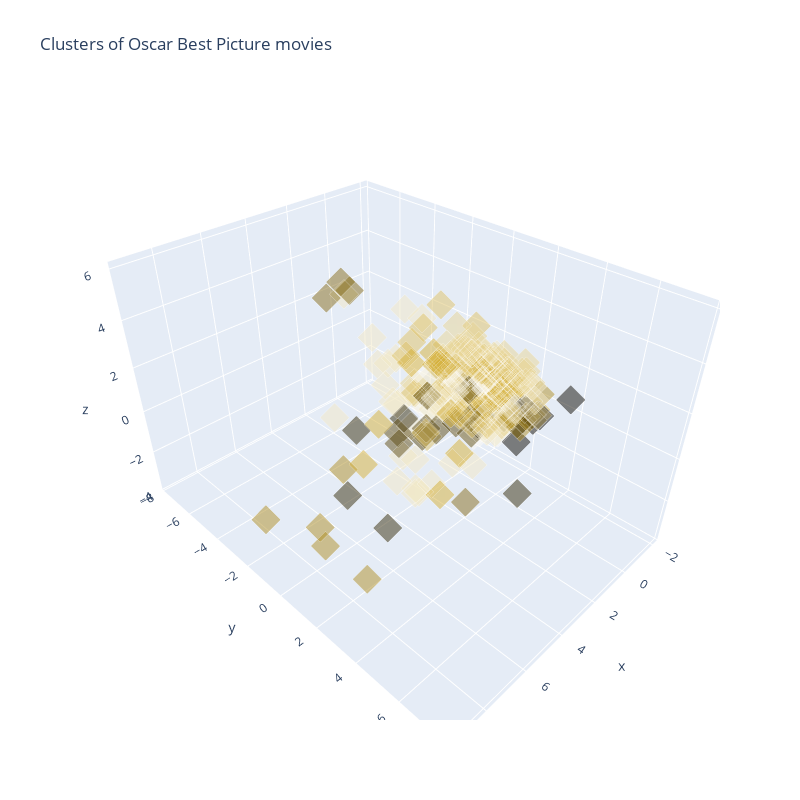

The notebook cell saved with this chart:
### Code cell
import plotly.express as px
fig = px.scatter_3d(x=X_pca_df[0],  y=X_pca_df[1], z = X_pca_df[2], color = X_pca_df['cluster'], hover_name=X_pca_df['title'],
                      custom_data='', opacity = 0.6, width = 800, height = 800, title = 'Clusters of Oscar Best Picture movies')

scatter = fig.data[0]
scatter.marker.symbol = 'diamond'
scatter.marker.color = X_pca_df['color']
scatter.marker.opacity = 0.5
scatter.marker.size = [15] * X_pca_df.shape[0]

f.update_layout(width=800, height=850, plot_bgcolor='rgba(0,0,0,0)', paper_bgcolor='#1d1d1d')
f.update_xaxes(showgrid=False, showticklabels=False, visible = True, zerolinecolor = '#5e4c14', zerolinewidth= 2)
f.update_yaxes(showgrid=False, showticklabels=False, visible = True, zerolinecolor = '#5e4c14', zerolinewidth= 2)

fig.show()

### Figure 1 — Plotly figure (JSON) as saved in the notebook; plotly's stock layout.template omitted (floating-point values rounded to 4 significant figures; data arrays with more than 128 entries replaced by an {"elided": "..."} marker saying what was removed)
{"data": [{"customdata": {"elided": "227 empty rows"}, "hovertemplate": "<b>%{hovertext}</b><br><br>x=%{x}<br>y=%{y}<br>z=%{z}<br>color=%{marker.color}<extra></extra>", "hovertext": {"elided": "227 str values"}, "legendgroup": "", "marker": {"color": {"elided": "227 str values"}, "coloraxis": "coloraxis", "opacity": 0.5, "size": {"elided": "227 int values"}, "symbol": "diamond"}, "mode": "markers", "name": "", "scene": "scene", "showlegend": false, "type": "scatter3d", "x": {"elided": "227 float values"}, "y": {"elided": "227 float values"}, "z": {"elided": "227 float values"}}], "layout": {"coloraxis": {"colorbar": {"title": {"text": "color"}}, "colorscale": [[0, "#0d0887"], [0.1111, "#46039f"], [0.2222, "#7201a8"], [0.3333, "#9c179e"], [0.4444, "#bd3786"], [0.5556, "#d8576b"], [0.6667, "#ed7953"], [0.7778, "#fb9f3a"], [0.8889, "#fdca26"], [1, "#f0f921"]]}, "height": 800, "legend": {"tracegroupgap": 0}, "scene": {"domain": {"x": [0, 1], "y": [0, 1]}, "xaxis": {"title": {"text": "x"}}, "yaxis": {"title": {"text": "y"}}, "zaxis": {"title": {"text": "z"}}}, "title": {"text": "Clusters of Oscar Best Picture movies"}, "width": 800}}
